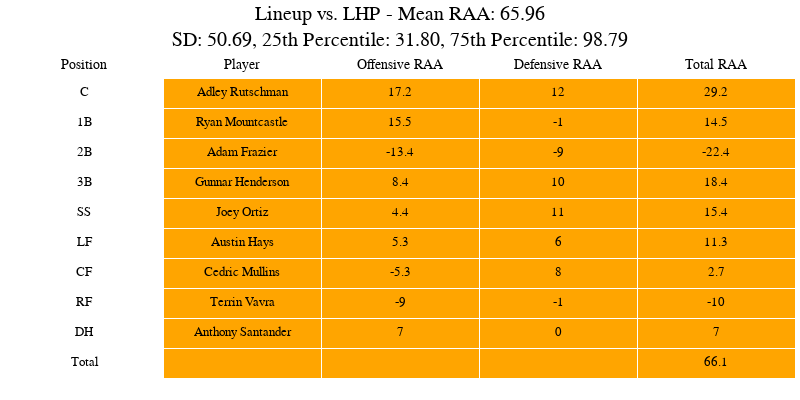

Here is the notebook cell this chart was saved with:
### Code cell
filtered_lineup_stats_LHP = [lineup for lineup in lineup_stats_LHP if lineup['Mean Total RAA'] > -50]
sorted_lineup_stats_LHP = sorted(filtered_lineup_stats_LHP, key=lambda x: x.get('Mean Total RAA', 0), reverse=True)

create_and_display_lineup_visual(sorted_lineup_stats_LHP[0]['Lineup'], player_data, 'LHP')

### Figure 1 — Plotly figure (JSON) as saved in the notebook; plotly's stock layout.template omitted (floating-point values rounded to 4 significant figures)
{"data": [{"cells": {"align": "center", "fill": {"color": ["white", "#FFA500"]}, "font": {"color": "black", "family": "Helvetica", "size": 13}, "height": 30, "values": [["C", "1B", "2B", "3B", "SS", "LF", "CF", "RF", "DH", "Total"], ["Adley Rutschman", "Ryan Mountcastle", "Adam Frazier", "Gunnar Henderson", "Joey Ortiz", "Austin Hays", "Cedric Mullins", "Terrin Vavra", "Anthony Santander", ""], [17.2, 15.5, -13.4, 8.4, 4.4, 5.3, -5.3, -9, 7, ""], [12, -1, -9, 10, 11, 6, 8, -1, 0, ""], [29.2, 14.5, -22.4, 18.4, 15.4, 11.3, 2.7, -10, 7, 66.1]]}, "header": {"align": "center", "fill": {"color": "white"}, "font": {"color": "black", "family": "Helvetica", "size": 14}, "values": ["Position", "Player", "Offensive RAA", "Defensive RAA", "Total RAA"]}, "type": "table"}], "layout": {"height": 400, "margin": {"b": 5, "l": 5, "r": 5, "t": 50}, "paper_bgcolor": "white", "title": {"font": {"color": "black", "family": "Helvetica", "size": 20}, "text": "Lineup vs. LHP - Mean RAA: 65.96<br>SD: 50.69, 25th Percentile: 31.80, 75th Percentile: 98.79", "x": 0.5, "xanchor": "center", "y": 0.95, "yanchor": "top"}, "width": 800}}
